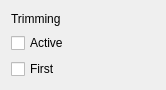
<?xml version="1.0" encoding="UTF-8"?>
<ui version="4.0">
 <class>IntersectionInstanceModule</class>
 <widget class="QWidget" name="IntersectionInstanceModule">
  <property name="geometry">
   <rect>
    <x>0</x>
    <y>0</y>
    <width>166</width>
    <height>90</height>
   </rect>
  </property>
  <property name="windowTitle">
   <string>Form</string>
  </property>
  <layout class="QGridLayout" name="gridLayout">
   <item row="0" column="0">
    <widget class="QLabel" name="label">
     <property name="text">
      <string>Trimming</string>
     </property>
    </widget>
   </item>
   <item row="1" column="0">
    <widget class="QCheckBox" name="activeCheckBox">
     <property name="text">
      <string>Active</string>
     </property>
    </widget>
   </item>
   <item row="2" column="0">
    <widget class="QCheckBox" name="firstCheckBox">
     <property name="text">
      <string>First</string>
     </property>
    </widget>
   </item>
  </layout>
 </widget>
 <resources/>
 <connections/>
</ui>
